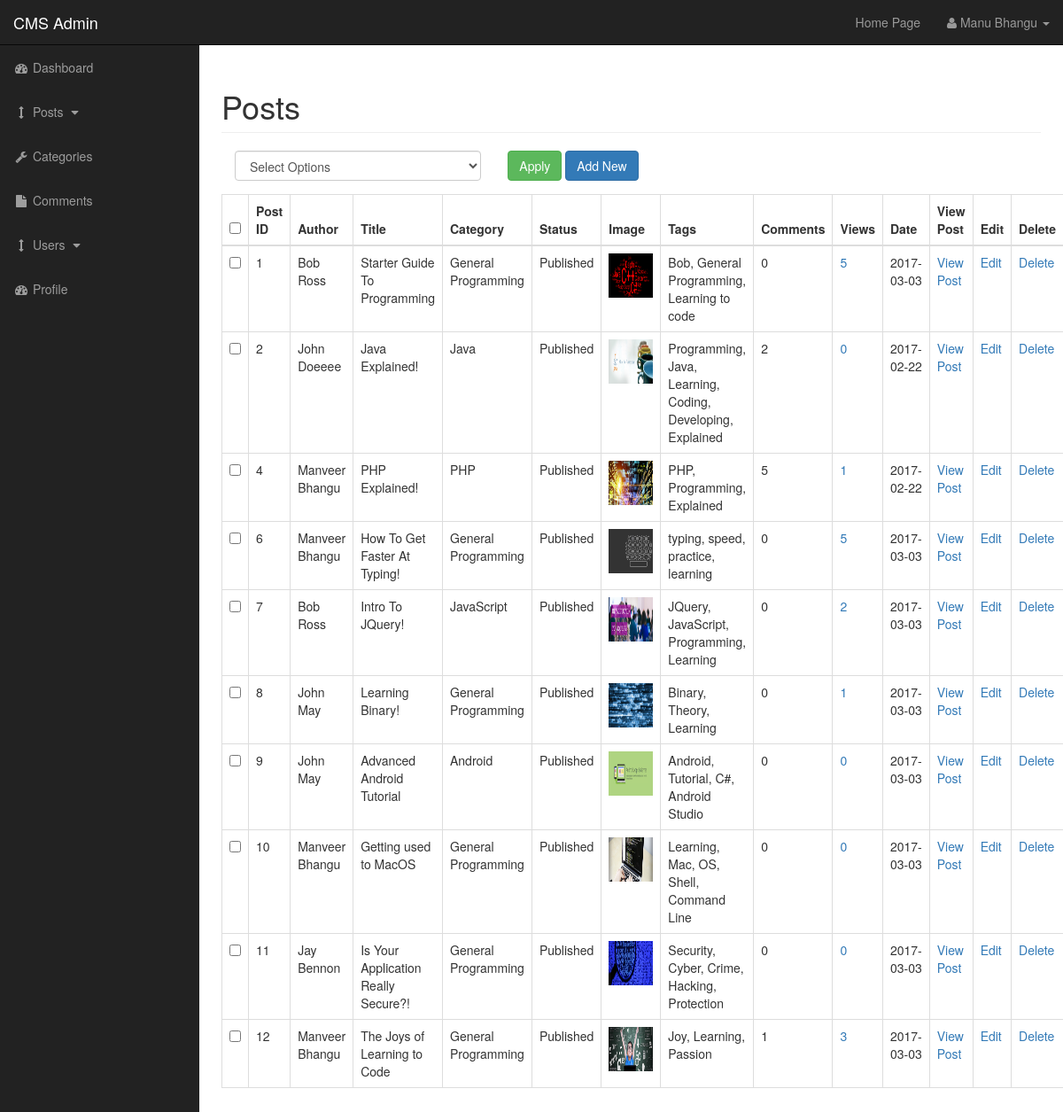
Screenshot of /admin/posts.php (signed in) with the database file from the repository.
### tables this page shows
CREATE TABLE `posts` (
  `post_id` int(3) NOT NULL,
  `post_cat_id` int(3) NOT NULL,
  `post_title` varchar(255) NOT NULL,
  `post_author` varchar(255) NOT NULL,
  `post_date` date NOT NULL,
  `post_image` text NOT NULL,
  `post_content` text NOT NULL,
  `post_tags` varchar(255) NOT NULL,
  `post_comment_count` int(11) NOT NULL,
  `post_status` varchar(255) NOT NULL DEFAULT 'Draft',
  `post_view_count` int(11) NOT NULL
);

CREATE TABLE `categories` (
  `cat_id` int(3) NOT NULL,
  `cat_title` varchar(255) NOT NULL
);

### admin/includes/view_all_posts.php (the view, shortened to what this page needs)
<h1 class="page-header">Posts</h1>
<form action="" method="post">
<table class="table table-bordered table-hover">
    <div id="bulkOptionContainer" class="col-xs-4" style="padding-bottom: 15px;">
        <select class="form-control" name="bulkOptions">
            <option value="">Select Options</option>
        </select>
    </div>
    <div class="col-xs-5">
        <input type="submit" name="submit" class="btn btn-success" value="Apply">
        <a class="btn btn-primary" href="posts.php?source=add_post">Add New</a>
    </div>
    <thead>
        <tr>
            <th><input id="selectAllBoxes" type="checkbox" name=""></th>
            <th>Post ID</th>
            <th>Author</th>
            <th>Title</th>
            <th>Category</th>
            <th>Status</th>
            <th>Image</th>
            <th>Tags</th>
            <th>Comments</th>
            <th>Views</th>
            <th>Date</th>
            <th>View Post</th>
            <th>Edit</th>
            <th>Delete</th>
        </tr>
    </thead>
    <tbody>
    <?php
        $query = "SELECT * FROM posts";
        $posts_query = mysqli_query($connection, $query);
        while ($row = mysqli_fetch_assoc($posts_query))
        {
            $post_id = $row['post_id'];
            $post_cat_id = $row['post_cat_id'];
            $post_title = $row['post_title'];
            $post_author = $row['post_author'];
            $post_date = $row['post_date'];
            $post_image = $row['post_image'];
            $post_tags = $row['post_tags'];
            $post_comment_count = $row['post_comment_count'];
            $post_view_count = $row['post_view_count'];
            $post_status = $row['post_status'];
            $query = "SELECT * FROM categories WHERE cat_id = {$post_cat_id}";
            $categories_query_id = mysqli_query($connection, $query);
            while ($row = mysqli_fetch_assoc($categories_query_id))
            {
                $cat_title = $row['cat_title'];
            }
            echo "<tr>";
            ?>
            <td><input class="checkBoxes" type="checkbox" name="checkboxArray[]" value="<?php echo $post_id; ?>"></td>
            <?php
            echo "<td>{$post_id}</td>";
            echo "<td>{$post_author}</td>";
            echo "<td>{$post_title}</td>";
            echo "<td>{$cat_title}</td>";
            echo "<td>{$post_status}</td>";
            echo "<td><img width='50' height='50' src='../images/$post_image' alt='image'></td>";
            echo "<td>{$post_tags}</td>";
            echo "<td>{$post_comment_count}</td>";
            echo "<td><a href='posts.php?reset={$post_id}'>{$post_view_count}</a></td>";
            echo "<td>{$post_date}</td>";
            echo "<td><a href='../post.php?p_id={$post_id}'>View Post</a></td>";
            echo "<td><a href='posts.php?source=edit_post&p_id={$post_id}'>Edit</a></td>";
            echo "<td><a onClick=\"javascript: return confirm('Are you sure you want to delete the post(s)?'); \" href='posts.php?delete={$post_id}'>Delete</a></td>";
            echo "</tr>";
        }
    ?>
    </tbody>
</table>
</form>

### admin/css/sb-admin.css (style rules this page uses)
body { margin-top: 100px; background-color: #222; }
@media (min-width:768px) { body { margin-top: 50px; } }

### rows the page displays
posts: post_id "1", post_author "Bob Ross", post_title "Starter Guide To Programming", categories.cat_title "General Programming", post_status "Published", post_image (picture), post_tags "Bob, General Programming, Learning to code", post_comment_count "0", post_view_count "5", post_date "2017-03-03"
posts: post_id "2", post_author "John Doeeee", post_title "Java Explained!", categories.cat_title "Java", post_status "Published", post_image (picture), post_tags "Programming, Java, Learning, Coding, Developing, Explained", post_comment_count "2", post_view_count "0", post_date "2017-02-22"
posts: post_id "4", post_author "Manveer Bhangu", post_title "PHP Explained!", categories.cat_title "PHP", post_status "Published", post_image (picture), post_tags "PHP, Programming, Explained", post_comment_count "5", post_view_count "1", post_date "2017-02-22"
posts: post_id "6", post_author "Manveer Bhangu", post_title "How To Get Faster At Typing!", categories.cat_title "General Programming", post_status "Published", post_image (picture), post_tags "typing, speed, practice, learning", post_comment_count "0", post_view_count "5", post_date "2017-03-03"
posts: post_id "7", post_author "Bob Ross", post_title "Intro To JQuery!", categories.cat_title "JavaScript", post_status "Published", post_image (picture), post_tags "JQuery, JavaScript, Programming, Learning", post_comment_count "0", post_view_count "2", post_date "2017-03-03"
posts: post_id "8", post_author "John May", post_title "Learning Binary!", categories.cat_title "General Programming", post_status "Published", post_image (picture), post_tags "Binary, Theory, Learning", post_comment_count "0", post_view_count "1", post_date "2017-03-03"
posts: post_id "9", post_author "John May", post_title "Advanced Android Tutorial", categories.cat_title "Android", post_status "Published", post_image (picture), post_tags "Android, Tutorial, C#, Android Studio", post_comment_count "0", post_view_count "0", post_date "2017-03-03"
posts: post_id "10", post_author "Manveer Bhangu", post_title "Getting used to MacOS", categories.cat_title "General Programming", post_status "Published", post_image (picture), post_tags "Learning, Mac, OS, Shell, Command Line", post_comment_count "0", post_view_count "0", post_date "2017-03-03"
posts: post_id "11", post_author "Jay Bennon", post_title "Is Your Application Really Secure?!", categories.cat_title "General Programming", post_status "Published", post_image (picture), post_tags "Security, Cyber, Crime, Hacking, Protection", post_comment_count "0", post_view_count "0", post_date "2017-03-03"
posts: post_id "12", post_author "Manveer Bhangu", post_title "The Joys of Learning to Code", categories.cat_title "General Programming", post_status "Published", post_image (picture), post_tags "Joy, Learning, Passion", post_comment_count "1", post_view_count "3", post_date "2017-03-03"

### other values shown
$_SESSION['firstname'] "Manu"
$_SESSION['lastname'] "Bhangu"
